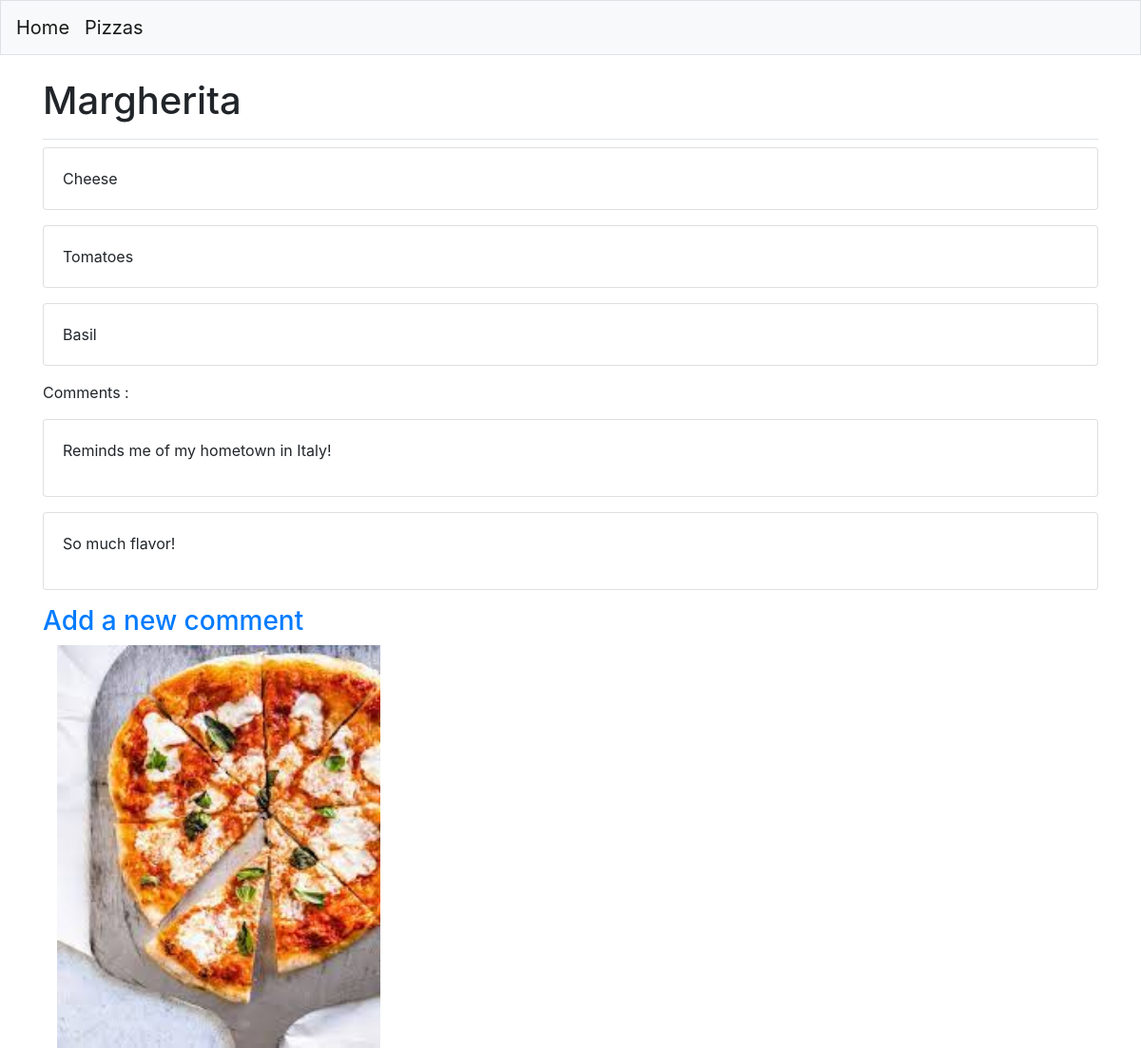
Screenshot of /pizzas/3/ with the database file from the repository.
### MainApp/models.py (models this page shows)
class Pizza(models.Model):
    name = models.CharField(max_length=200)
    def __str__(self):
        return self.name

class Toppings(models.Model):
    pizza = models.ForeignKey(Pizza, on_delete=models.CASCADE)
    name = models.CharField(max_length=200)
    class Meta:
        verbose_name_plural = 'toppings'
    def __str__(self):
        return self.name

class Comment(models.Model):
    pizza = models.ForeignKey(Pizza, on_delete=models.CASCADE)
    comment = models.TextField()
    date_added = models.DateTimeField(auto_now_add=True)
    class Meta:
        verbose_name_plural = 'Comments'
    def __str__(self):
        return f"{self.comment[:300]}"

class Image(models.Model):
    pizza = models.ForeignKey(Pizza, on_delete=models.CASCADE)
    image = models.ImageField(upload_to='images/')

### MainApp/views.py (the view)
# urls.py: path('pizzas/<int:pizza_id>/', views.pizza, name='pizza'),
def pizza(request, pizza_id):
    pizza = Pizza.objects.get(id=pizza_id)
    toppings = pizza.toppings_set.all()
    comments = pizza.comment_set.all()
    if request.method == 'GET':
        image = pizza.image_set.all()
    context = {'pizza':pizza, 'toppings':toppings, 'comments':comments, 'image':image}
    return render(request, 'MainApp/pizza.html', context)

### MainApp/templates/mainapp/pizza.html
{% extends "MainApp/base.html" %}
{% block page_header %}
    <h1>{{ pizza }}</h1>
{% endblock page_header %}
{% block content %}
        {% for t in toppings %}
            <div class='card mb-3'>
                <div class='card-body'>
                    {{ t }}
                </div>
            </div>
        {% empty %}
            <p>This pizza has no available toppings</p>
        {% endfor %}
        <p>Comments : </p>
        {% for c in comments %}
            <div class="card mb-3">
                <div class = "card-body">
                    {{ c|linebreaks}}
                </div>
            </div>
        {% empty %}
            <p>There have been no comments made yet for this pizza.</p>
        {% endfor %}
        <h3><a href="{% url 'MainApp:comment' pizza.id %}">Add a new comment</a></h3>
        {% for i in image %}
            <div class="col-md-4">
                <img src="{{ i.image.url }}" class="img-responsive" style="width: 100%; float: left; margin-right: 10px;" />
            </div>
        {% empty %}
            <p>No image is available for this pizza.</p>
        {% endfor %}
{% endblock content %}

### rows the page displays
Pizza: name "Margherita"
Toppings: name "Cheese"
Toppings: name "Tomatoes"
Toppings: name "Basil"
Comment: comment "Reminds me of my hometown in Italy!"
Comment: comment "So much flavor!"
Image: image (picture)
